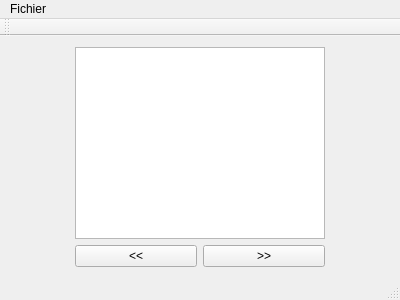
<?xml version="1.0" encoding="UTF-8"?>
<ui version="4.0">
 <class>EditorWindow</class>
 <widget class="QMainWindow" name="EditorWindow">
  <property name="geometry">
   <rect>
    <x>0</x>
    <y>0</y>
    <width>400</width>
    <height>300</height>
   </rect>
  </property>
  <property name="windowTitle">
   <string>EditorWindow</string>
  </property>
  <widget class="QWidget" name="centralWidget">
   <layout class="QHBoxLayout" name="horizontalLayout_2">
    <item>
     <layout class="QVBoxLayout" name="verticalLayout">
      <item>
       <widget class="QListView" name="tileView">
        <property name="maximumSize">
         <size>
          <width>250</width>
          <height>16777215</height>
         </size>
        </property>
       </widget>
      </item>
      <item>
       <layout class="QHBoxLayout" name="horizontalLayout">
        <item>
         <widget class="QPushButton" name="moveRightButton">
          <property name="text">
           <string>&lt;&lt;</string>
          </property>
         </widget>
        </item>
        <item>
         <widget class="QPushButton" name="moveLeftButton">
          <property name="text">
           <string>&gt;&gt;</string>
          </property>
         </widget>
        </item>
       </layout>
      </item>
     </layout>
    </item>
   </layout>
  </widget>
  <widget class="QToolBar" name="mainToolBar">
   <attribute name="toolBarArea">
    <enum>TopToolBarArea</enum>
   </attribute>
   <attribute name="toolBarBreak">
    <bool>false</bool>
   </attribute>
  </widget>
  <widget class="QStatusBar" name="statusBar"/>
  <widget class="QMenuBar" name="menuBar">
   <property name="geometry">
    <rect>
     <x>0</x>
     <y>0</y>
     <width>400</width>
     <height>21</height>
    </rect>
   </property>
   <widget class="QMenu" name="menuCarte">
    <property name="title">
     <string>Fichier</string>
    </property>
    <addaction name="openMapAction"/>
    <addaction name="saveMapAction"/>
   </widget>
   <addaction name="menuCarte"/>
  </widget>
  <action name="openMapAction">
   <property name="text">
    <string>Ouvrir</string>
   </property>
  </action>
  <action name="saveMapAction">
   <property name="text">
    <string>Sauvegarder</string>
   </property>
  </action>
  <action name="closeMapAction">
   <property name="text">
    <string>Fermer</string>
   </property>
  </action>
  <action name="actionChanger_dimensions">
   <property name="text">
    <string>Changer dimensions</string>
   </property>
  </action>
  <action name="newMapAction">
   <property name="text">
    <string>Nouvelle</string>
   </property>
  </action>
 </widget>
 <layoutdefault spacing="6" margin="11"/>
 <resources/>
 <connections/>
</ui>
